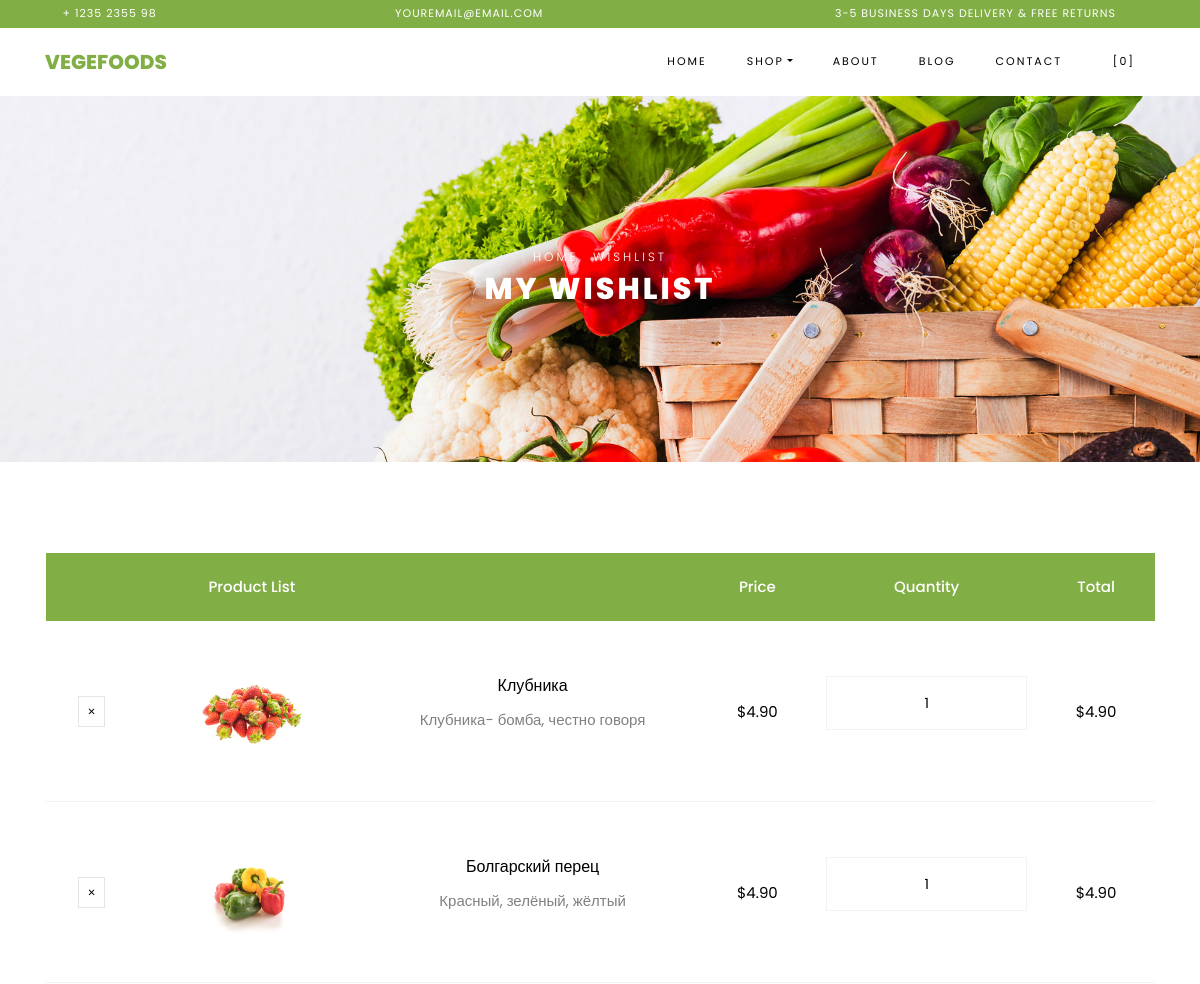
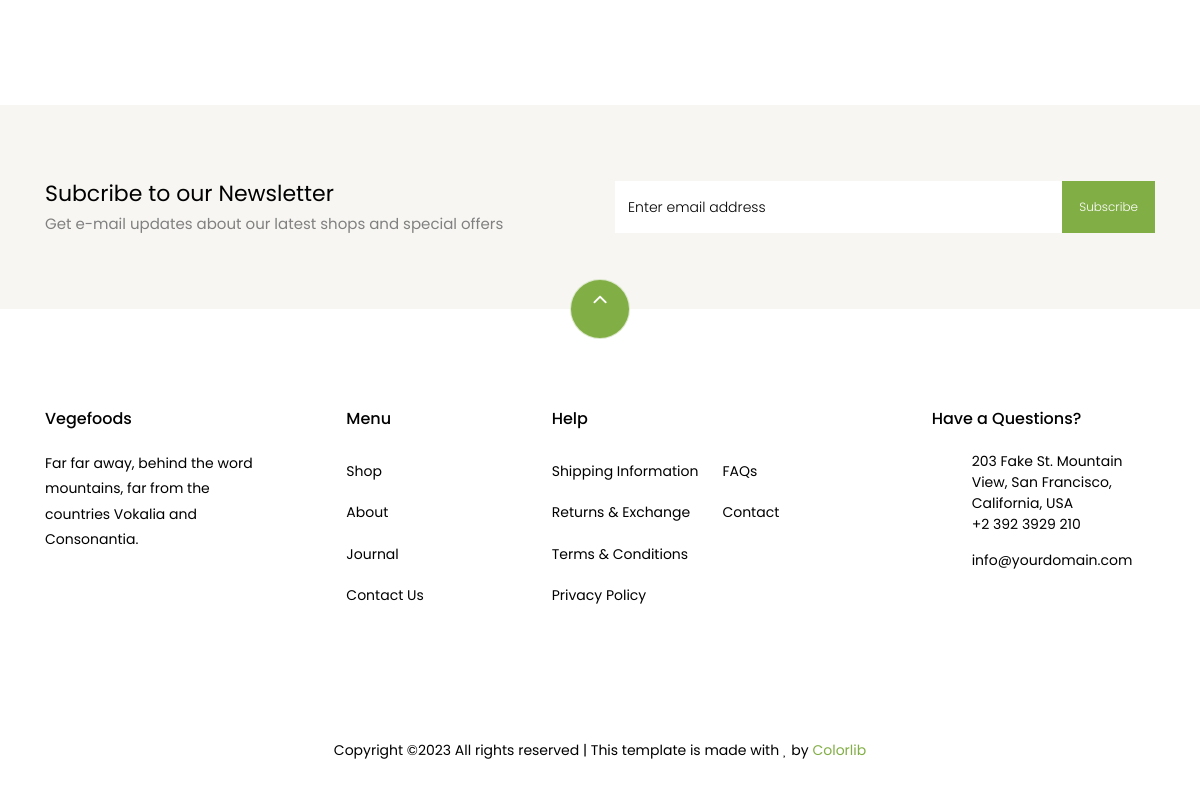
The page /wishes/ (signed in) on the database its author committed (2 pictures, top to bottom).
### apps/wishlist/models.py (models this page shows, shortened)
class WishListItemShop(models.Model):
    wishlist = models.ForeignKey(Cart, on_delete=models.CASCADE)
    product = models.ForeignKey(Product, on_delete=models.CASCADE)
    quantity = models.IntegerField(default=1)
    created_at = models.DateTimeField(auto_now_add=True)
    updated_at = models.DateTimeField(auto_now=True)

### apps/cart_shop/models.py (models this page shows, shortened)
class Product(models.Model):
    name = models.CharField(max_length=255)
    price = models.DecimalField(max_digits=10, decimal_places=2)
    description = models.TextField()
    image = models.ImageField(upload_to='static/shop/images', null=True, blank=True)
    created_at = models.DateTimeField(auto_now_add=True)
    updated_at = models.DateTimeField(auto_now=True)
    discount = models.IntegerField(null=True, blank=True)

### apps/wishlist/views.py (the view)
# urls.py: path('', ViewWishlist.as_view(), name='wishes'),
class ViewWishlist(View):
    def get(self, request):
        if request.user.is_authenticated:
            wishlist_items = WishListItemShop.objects.filter(wishlist__user=request.user)
            context = {'items': wishlist_items}
            return render(request, 'wishlist/wishlist.html', context)
        else:
            return redirect('auth_shop:login')

### apps/wishlist/templates/wishlist/wishlist.html (shortened to what this page needs)
{% extends 'wishlist/base.html' %}
{% load static %}
{% block content %}
    <div class="hero-wrap hero-bread" style="background-image: url({% static 'shop/images/bg_1.jpg'%});">
      <div class="container">
        <div class="row no-gutters slider-text align-items-center justify-content-center">
          <div class="col-md-9 ftco-animate text-center">
          	<p class="breadcrumbs"><span class="mr-2"><a href="home/templates/index.html">Home</a></span> <span>Wishlist</span></p>
            <h1 class="mb-0 bread">My Wishlist</h1>
          </div>
        </div>
      </div>
    </div>
    <section class="ftco-section ftco-cart">
			<div class="container">
				<div class="row">
    			<div class="col-md-12 ftco-animate">
    				<div class="cart-list">
	    				<table class="table">
						    <thead class="thead-primary">
						      <tr class="text-center">
						        <th>&nbsp;</th>
						        <th>Product List</th>
						        <th>&nbsp;</th>
						        <th>Price</th>
						        <th>Quantity</th>
						        <th>Total</th>
						      </tr>
						    </thead>
						    <tbody>
							{% for item in items %}
						      <tr class="text-center">
						        <td class="product-remove"><a href="{% url 'wishlist:remove' item.product.id %}"><span class="ion-ios-close"></span></a></td>
						        <td class="image-prod"><div class="img" style="background-image:url({{item.product.image.url}});"></div></td>
						        <td class="product-name">
						        	<h3>{{item.product.name}}</h3>
						        	<p>{{item.product.description}}</p>
						        </td>
						        <td class="price">$4.90</td>
						        <td class="quantity">
						        	<div class="input-group mb-3">
					             	<input type="text" name="quantity" class="quantity form-control input-number" value="1" min="1" max="100">
					          	</div>
					          </td>
						        <td class="total">$4.90</td>
						      </tr>
							{%endfor%}
						    </tbody>
						  </table>
					  </div>
    			</div>
    		</div>
			</div>
		</section>
{% endblock %}

### rows shown on the page
WishListItemShop: product.image (picture), product.name "Клубника", product.description "Клубника- бомба, честно говоря"
WishListItemShop: product.image (picture), product.name "Болгарский перец", product.description "Красный, зелёный, жёлтый"

### other values the page prints
{{ cart_items|length }} "0"
